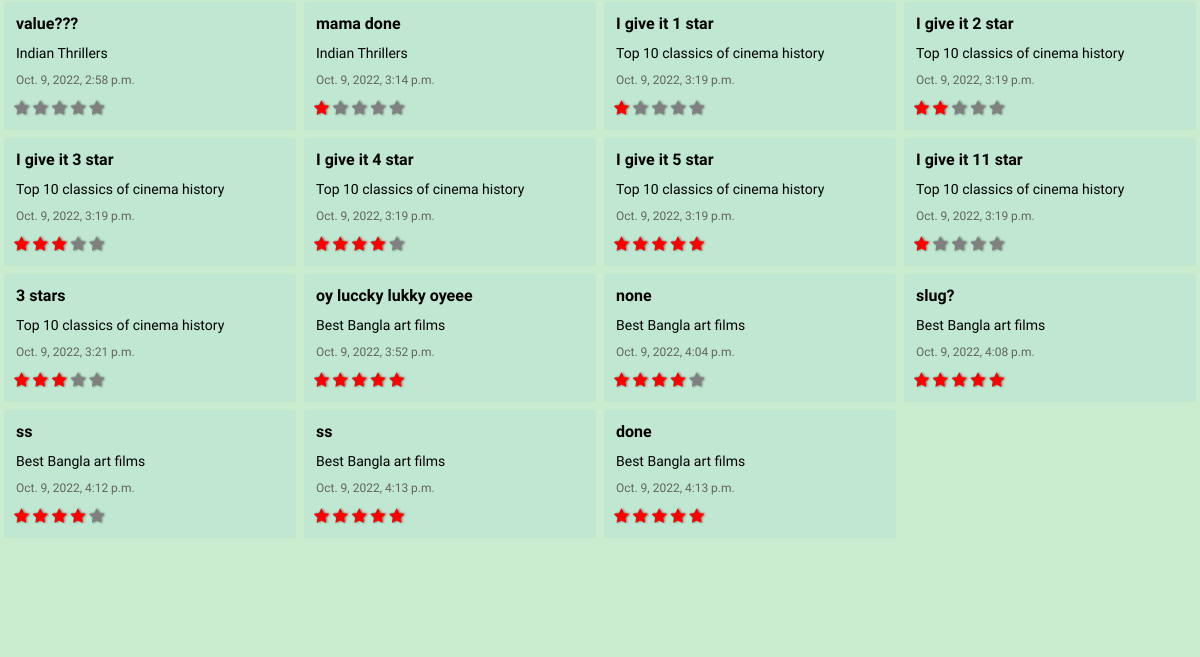
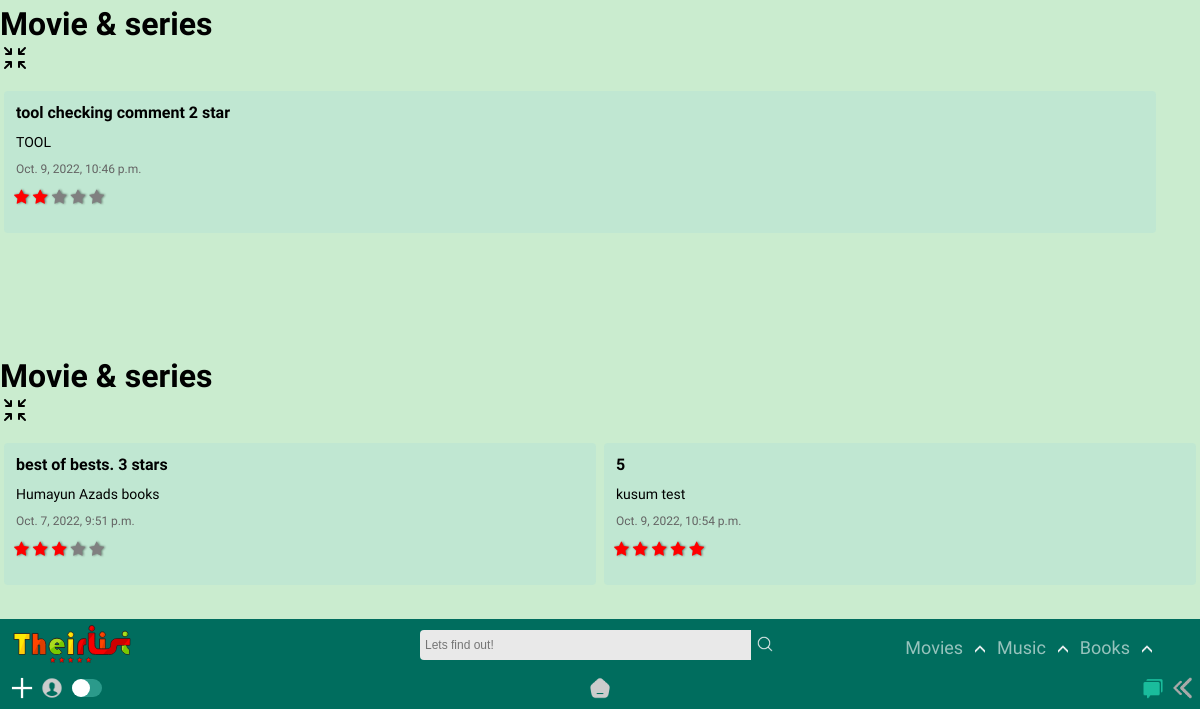
Page /home/UserComments/ (signed in, lower part) on the earlier database version (2 pictures, top to bottom).
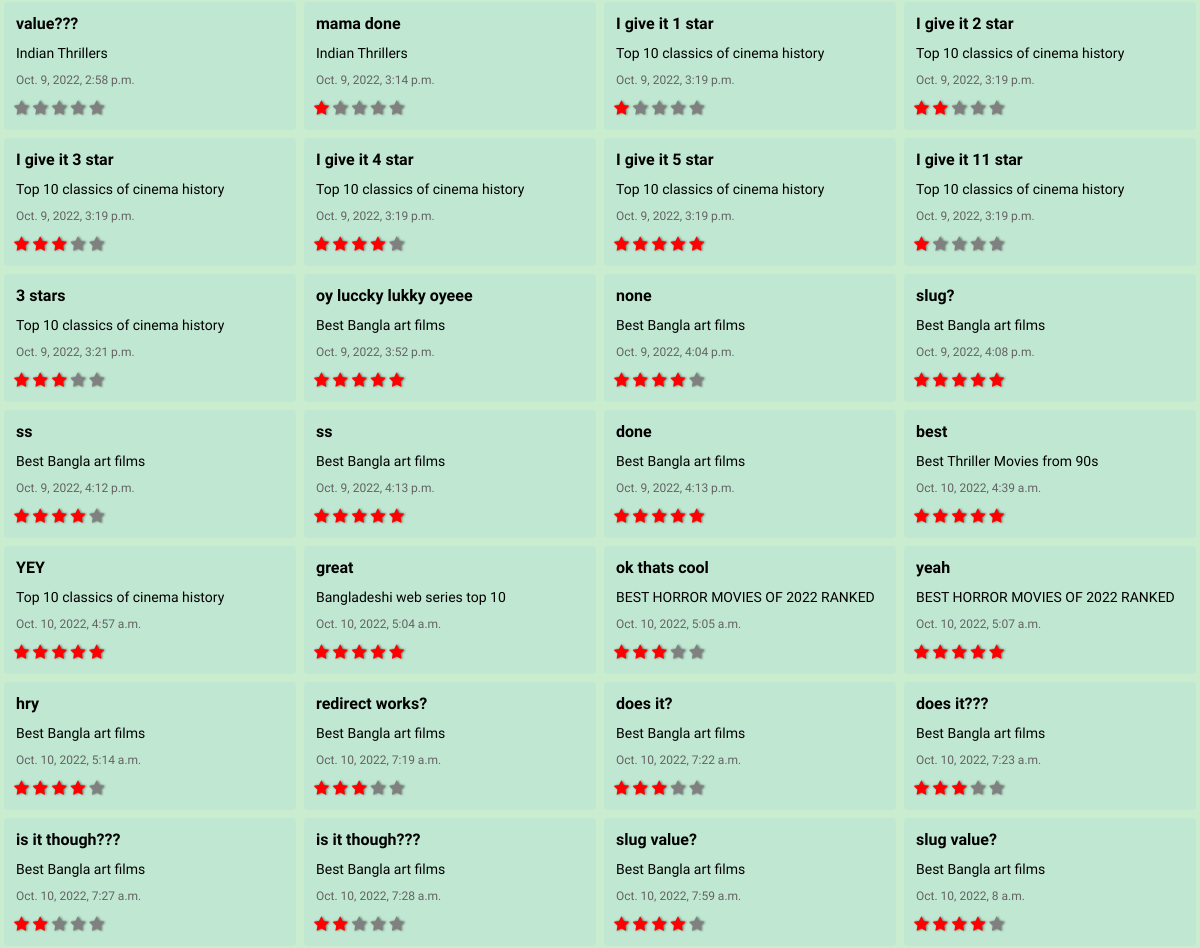
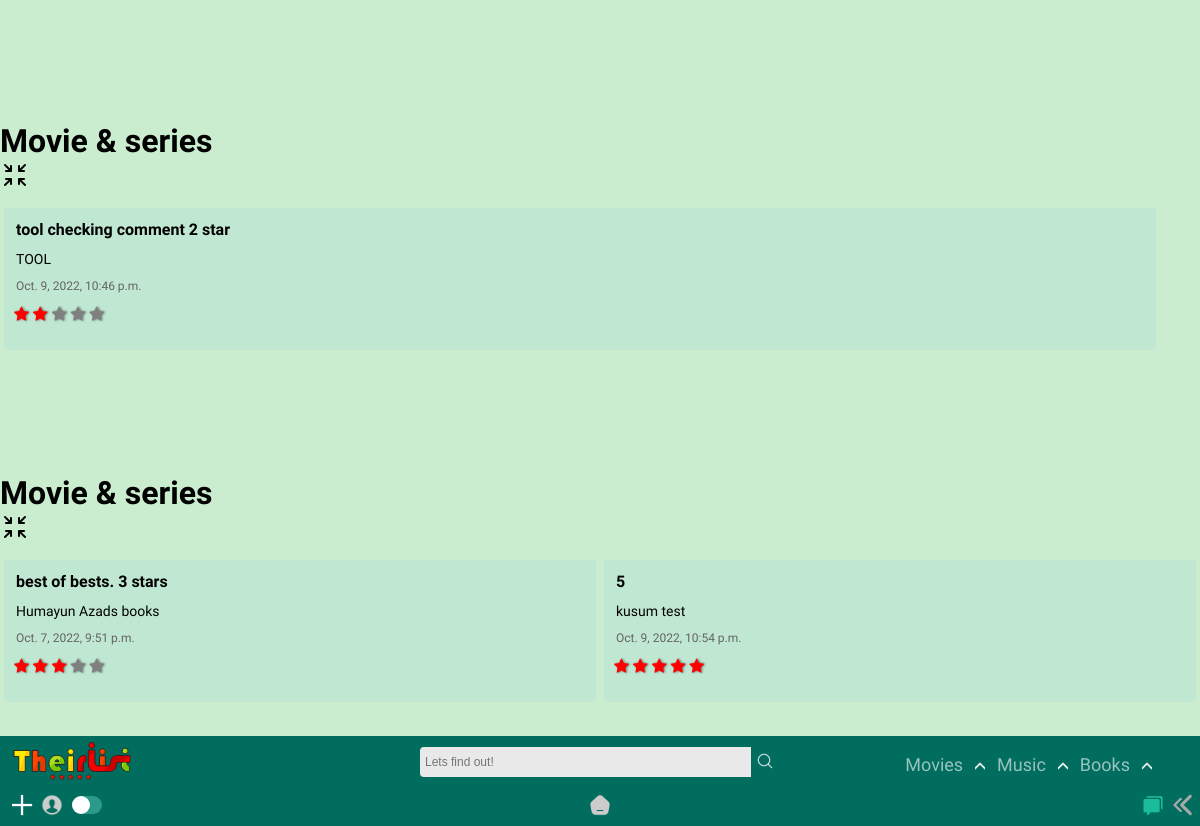
Same page on the later database version (2 pictures, top to bottom).
### app/models.py (models this page shows, shortened)
class Review(models.Model):
    user = models.ForeignKey(User, models.CASCADE)
    List = models.ForeignKey(List, models.CASCADE)
    comment = models.TextField(max_length=250)
    type = models.TextField(max_length=10,default="movie")
    rate = models.IntegerField(default=0)
    created_at = models.DateTimeField(auto_now_add=True)
    def __str__(self):
        return self.comment+ " | rating : " + str(self.rate) + " | " + self.user.username

class List(models.Model):
    title = models.CharField(max_length=65)
    genre = models.ManyToManyField('Genre')
    creator = models.ForeignKey(User,on_delete=models.SET_NULL,blank=True, null=True)
    posted = models.DateTimeField(auto_now_add=True)
    content = RichTextField(null=True,default=' ')
    type = models.CharField(max_length=10,default="Movie")
    slug = models.SlugField(max_length= 300,null=True, blank = True, unique=True)

class MusicReview(models.Model):
    user = models.ForeignKey(User, models.CASCADE)
    MusicList = models.ForeignKey(MusicList, models.CASCADE)
    comment = models.TextField(max_length=250)
    type = models.TextField(max_length=10,default="music")
    rate = models.IntegerField(default=0)
    created_at = models.DateTimeField(auto_now_add=True)

class MusicList(models.Model):
    title = models.CharField(max_length=65)
    genre = models.ManyToManyField('MusicGenre')
    creator = models.ForeignKey(User,on_delete=models.SET_NULL,blank=True, null=True)
    posted = models.DateTimeField(auto_now_add=True)
    content = RichTextField(null=True,default=' ')
    type = models.CharField(max_length=10,default="Music")
    slug = models.SlugField(max_length= 300,null=True, blank = True, unique=True)

class BookReview(models.Model):
    user = models.ForeignKey(User, models.CASCADE)
    BookList = models.ForeignKey(BookList, models.CASCADE)
    comment = models.TextField(max_length=250)
    type = models.TextField(max_length=10,default="book")
    rate = models.IntegerField(default=0)
    created_at = models.DateTimeField(auto_now_add=True)

class BookList(models.Model):
    title = models.CharField(max_length=65)
    creator = models.ForeignKey(User,on_delete=models.SET_NULL,blank=True, null=True)
    genre = models.ManyToManyField('BookGenre')
    posted = models.DateTimeField(auto_now_add=True)
    content = RichTextField(null=True,default=' ')
    type = models.CharField(max_length=10,default="book")
    slug = models.SlugField(max_length= 300,null=True, blank = True, unique=True)

### app/views.py (the view)
# urls.py: path('UserComments/',views.UserComments,name='UserComments'),
def UserComments(request):
    movie = Review.objects.all()
    music = MusicReview.objects.all()
    book = BookReview.objects.all()
    movmu = movie.union(music)
    all = movmu.union(book)
    print(all)
    params = {'movie' : movie, 'music' : music, 'book' : book, 'all' : all}
    return render(request, 'app/user_comments.html', params)

### templates/app/user_comments.html (shortened to what the changed rows need)
{% extends "app/edit_prof_base.html" %}
{% load static %}
{% block profile %}
<div class="title-com" id="title-comment">
    {% for lola in movie %}
    {% if lola.user.username == user.username %}
    <div class="comment-block">
        <div class = "comment-body">{{lola.comment|truncatewords:6}}</div>
        <div class = "comment-post">{{lola.List.title}}</div>
        <div class = "comment-date">{{lola.created_at}}</div>
        <div class = "comment-ratee">
            <span class="stars-comments">
                {% if lola.rate == 0 %}
                <span class="fa fa-star"></span>
                <span class="fa fa-star"></span>
                <span class="fa fa-star"></span>
                <span class="fa fa-star"></span>
                <span class="fa fa-star"></span>
                {% endif %} {% if lola.rate == 1 %}
                <span class="fa fa-star checked"></span>
                <span class="fa fa-star"></span>
                <span class="fa fa-star"></span>
                <span class="fa fa-star"></span>
                <span class="fa fa-star"></span>
                {% endif %} {% if lola.rate == 2 %}
                <span class="fa fa-star checked"></span>
                <span class="fa fa-star checked"></span>
                <span class="fa fa-star"></span>
                <span class="fa fa-star"></span>
                <span class="fa fa-star"></span>
                {% endif %} {% if lola.rate == 3 %}
                <span class="fa fa-star checked"></span>
                <span class="fa fa-star checked"></span>
                <span class="fa fa-star checked"></span>
                <span class="fa fa-star"></span>
                <span class="fa fa-star"></span>
                {% endif %} {% if lola.rate == 4 %}
                <span class="fa fa-star checked"></span>
                <span class="fa fa-star checked"></span>
                <span class="fa fa-star checked"></span>
                <span class="fa fa-star checked"></span>
                <span class="fa fa-star"></span>
                {% endif %} {% if lola.rate == 5 %}
                <span class="fa fa-star checked"></span>
                <span class="fa fa-star checked"></span>
                <span class="fa fa-star checked"></span>
                <span class="fa fa-star checked"></span>
                <span class="fa fa-star checked"></span>
                {% endif %}
              </span>
        </div>
    </div>
    {% endif %}
    {% endfor %}
    </div>
    <div class="headline headline-top" id="headlline-top"><div class="head-cont-all" ><h1 class="headline-all">Movie & series</h1></div></div>
    <div class="title-com" id="title-comment">
    {% for lola in music %}
    {% if lola.user.username == user.username %}
    <div class="comment-block">
        <div class = "comment-body">{{lola.comment|truncatewords:6}}</div>
        <div class = "comment-post">{{lola.MusicList.title}}</div>
        <div class = "comment-date">{{lola.created_at}}</div>
        <div class = "comment-ratee">
            <span class="stars-comments">
                 {% if lola.rate == 2 %}
                <span class="fa fa-star checked"></span>
                <span class="fa fa-star checked"></span>
                <span class="fa fa-star"></span>
                <span class="fa fa-star"></span>
                <span class="fa fa-star"></span>
                {% endif %}
              </span>
        </div>
    </div>
    {% endif %}
    {% endfor %}
    </div>
    <div class="headline headline-top" id="headlline-top"><div class="head-cont-all" ><h1 class="headline-all">Movie & series</h1></div></div>
    <div class="title-com" id="title-comment">
    {% for lola in book %}
    {% if lola.user.username == user.username %}
    <div class="comment-block">
        <div class = "comment-body">{{lola.comment|truncatewords:6}}</div>
        <div class = "comment-post">{{lola.BookList.title}}</div>
        <div class = "comment-date">{{lola.created_at}}</div>
        <div class = "comment-ratee">
            <span class="stars-comments">
                 {% if lola.rate == 3 %}
                <span class="fa fa-star checked"></span>
                <span class="fa fa-star checked"></span>
                <span class="fa fa-star checked"></span>
                <span class="fa fa-star"></span>
                <span class="fa fa-star"></span>
                {% endif %}  {% if lola.rate == 5 %}
                <span class="fa fa-star checked"></span>
                <span class="fa fa-star checked"></span>
                <span class="fa fa-star checked"></span>
                <span class="fa fa-star checked"></span>
                <span class="fa fa-star checked"></span>
                {% endif %}
              </span>
        </div>
    </div>
    {% endif %}
    {% endfor %}
</div>
{% endblock %}

Differences in the rows shown:
added Review: comment "best", List "Best Thriller Movies from 90s", created_at "Oct. 10, 2022, 4:39 a.m.", rate 5 (drawn)
added Review: comment "YEY", List "Top 10 classics of cinema history", created_at "Oct. 10, 2022, 4:57 a.m.", rate 5 (drawn)
added Review: comment "great", List "Bangladeshi web series top 10", created_at "Oct. 10, 2022, 5:04 a.m.", rate 5 (drawn)
added Review: comment "ok thats cool", List "BEST HORROR MOVIES OF 2022 RANKED", created_at "Oct. 10, 2022, 5:05 a.m.", rate 3 (drawn)
added Review: comment "yeah", List "BEST HORROR MOVIES OF 2022 RANKED", created_at "Oct. 10, 2022, 5:07 a.m.", rate 5 (drawn)
added Review: comment "hry", List "Best Bangla art films", created_at "Oct. 10, 2022, 5:14 a.m.", rate 4 (drawn)
added Review: comment "redirect works?", List "Best Bangla art films", created_at "Oct. 10, 2022, 7:19 a.m.", rate 3 (drawn)
added Review: comment "does it?", List "Best Bangla art films", created_at "Oct. 10, 2022, 7:22 a.m.", rate 3 (drawn)
added Review: comment "does it???", List "Best Bangla art films", created_at "Oct. 10, 2022, 7:23 a.m.", rate 3 (drawn)
added Review: comment "is it though???", List "Best Bangla art films", created_at "Oct. 10, 2022, 7:27 a.m.", rate 2 (drawn)
added Review: comment "is it though???", List "Best Bangla art films", created_at "Oct. 10, 2022, 7:28 a.m.", rate 2 (drawn)
added Review: comment "slug value?", List "Best Bangla art films", created_at "Oct. 10, 2022, 7:59 a.m.", rate 4 (drawn)
added Review: comment "slug value?", List "Best Bangla art films", created_at "Oct. 10, 2022, 8 a.m.", rate 4 (drawn)
